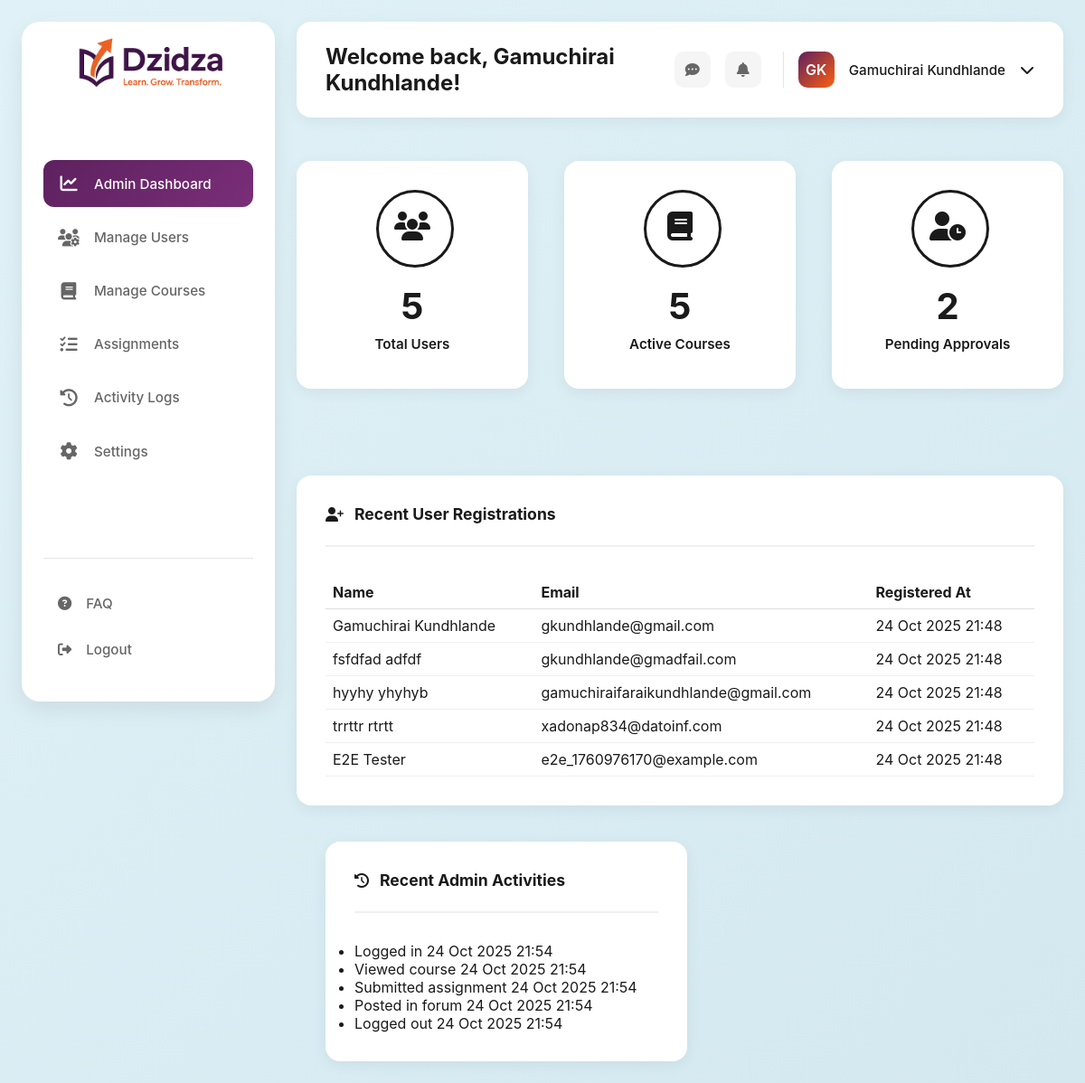
Screenshot of /public/admin_dashboard.php (signed in) with the database file from the repository.
### tables this page shows
CREATE TABLE `users` (
  `id` int NOT NULL AUTO_INCREMENT,
  `firstname` varchar(100) NOT NULL,
  `lastname` varchar(100) NOT NULL,
  `email` varchar(150) NOT NULL,
  `password` varchar(255) NOT NULL,
  `email_verified` tinyint(1) DEFAULT '0',
  `token` varchar(255) DEFAULT NULL,
  `active` tinyint(1) DEFAULT '1',
  `gender` varchar(20) NOT NULL,
  `dob` date NOT NULL,
  `created_at` timestamp NULL DEFAULT CURRENT_TIMESTAMP,
  `role_id` int DEFAULT NULL,
  PRIMARY KEY (`id`),
  UNIQUE KEY `email` (`email`)
);

CREATE TABLE `activity_logs` (
  `id` int NOT NULL AUTO_INCREMENT,
  `user_id` int NOT NULL,
  `action` varchar(255) NOT NULL,
  `created_at` timestamp NULL DEFAULT CURRENT_TIMESTAMP,
  PRIMARY KEY (`id`),
  KEY `user_id` (`user_id`),
  CONSTRAINT `activity_logs_ibfk_1` FOREIGN KEY (`user_id`) REFERENCES `users` (`id`) ON DELETE CASCADE
);

### public/admin_dashboard.php (the view, shortened to what this page needs)
<?php include '../includes/header.php'; ?>
<?php
include_once __DIR__ . '/../includes/admin_guard.php';
$sql_users = "SELECT COUNT(*) as total FROM users";
$result_users = $conn->query($sql_users);
$total_users = $result_users ? $result_users->fetch_assoc()['total'] : 0;
$sql_courses = "SELECT COUNT(*) as total FROM courses";
$result_courses = $conn->query($sql_courses);
$active_courses = $result_courses ? $result_courses->fetch_assoc()['total'] : 0;
$sql_pending = "SELECT COUNT(*) as total FROM users WHERE email_verified = 0";
$result_pending = $conn->query($sql_pending);
$pending_approvals = $result_pending ? $result_pending->fetch_assoc()['total'] : 0;
$sql_activities = "SELECT action as activity, created_at FROM activity_logs ORDER BY created_at DESC LIMIT 5";
$result_activities = $conn->query($sql_activities);
$sql_activities = "SELECT action as activity, created_at FROM activity_logs ORDER BY created_at DESC LIMIT 5";
$result_activities = $conn->query($sql_activities);
$recent_activities = $result_activities ? $result_activities->fetch_all(MYSQLI_ASSOC) : [];
$sql_recent_users = "SELECT firstname, lastname, email, created_at FROM users ORDER BY created_at DESC LIMIT 5";
$result_recent_users = $conn->query($sql_recent_users);
$recent_users = $result_recent_users ? $result_recent_users->fetch_all(MYSQLI_ASSOC) : [];
?>
    <div class="dashboard-wrapper">
        <?php include 'sidebar.php'; ?>
        <main class="main-content">
            <?php include 'topbar.php'; ?>
            <div class="content-grid">
                <div style="flex:2; min-width:0; display:flex; flex-direction:column;">
                    <div class="stats-cards">
                        <div class="stat-card users">
                            <div class="stat-icon"><i class="fas fa-users"></i></div>
                            <div class="stat-number"><?php echo $total_users; ?></div>
                            <div class="stat-label">Total Users</div>
                        </div>
                        <div class="stat-card courses">
                            <div class="stat-icon"><i class="fas fa-book"></i></div>
                            <div class="stat-number"><?php echo $active_courses; ?></div>
                            <div class="stat-label">Active Courses</div>
                        </div>
                        <div class="stat-card pending">
                            <div class="stat-icon"><i class="fas fa-user-clock"></i></div>
                            <div class="stat-number"><?php echo $pending_approvals; ?></div>
                            <div class="stat-label">Pending Approvals</div>
                        </div>
                    </div>
                    <div class="section" style="margin-top:32px;">
                        <div class="section-header">
                            <i class="fas fa-user-plus"></i>
                            <h2 class="section-title">Recent User Registrations</h2>
                        </div>
                        <div class="recent-users-table-wrapper">
                            <table class="recent-users-table" style="width:100%; border-collapse:collapse;">
                                <thead>
                                    <tr>
                                        <th style="text-align:left; padding:8px; border-bottom:1px solid #ddd;">Name</th>
                                        <th style="text-align:left; padding:8px; border-bottom:1px solid #ddd;">Email</th>
                                        <th style="text-align:left; padding:8px; border-bottom:1px solid #ddd;">Registered At</th>
                                    </tr>
                                </thead>
                                <tbody>
                                    <?php if (count($recent_users) > 0): ?>
                                        <?php foreach ($recent_users as $user): ?>
                                            <tr>
                                                <td style="padding:8px; border-bottom:1px solid #f0f0f0;">
                                                    <?php echo htmlspecialchars($user['firstname'] . ' ' . $user['lastname']); ?>
                                                </td>
                                                <td style="padding:8px; border-bottom:1px solid #f0f0f0;">
                                                    <?php echo htmlspecialchars($user['email']); ?>
                                                </td>
                                                <td style="padding:8px; border-bottom:1px solid #f0f0f0;">
                                                    <?php echo date('d M Y H:i', strtotime($user['created_at'])); ?>
                                                </td>
                                            </tr>
                                        <?php endforeach; ?>
                                    <?php else: ?>
                                        <tr><td colspan="3" style="padding:8px;">No recent registrations.</td></tr>
                                    <?php endif; ?>
                                </tbody>
                            </table>
                        </div>
                    </div>
                </div>
                <div class="right-sidebar" style="flex:1; min-width:280px; max-width:400px; margin-left:32px;">
                    <div class="section">
                        <div class="section-header">
                            <i class="fas fa-history"></i>
                            <h2 class="section-title">Recent Admin Activities</h2>
                        </div>
                        <div class="activities-list">
                            <?php if (count($recent_activities) > 0): ?>
                                <ul>
                                    <?php foreach ($recent_activities as $activity): ?>
                                        <li>
                                            <span class="activity-text"><?php echo htmlspecialchars($activity['activity']); ?></span>
                                            <span class="activity-date"><?php echo date('d M Y H:i', strtotime($activity['created_at'])); ?></span>
                                        </li>
                                    <?php endforeach; ?>
                                </ul>
                            <?php else: ?>
                                <div>No recent activities.</div>
                            <?php endif; ?>
                        </div>
                    </div>
                </div>
            </div>
        </main>
    </div>
</body>
</html>

### includes/header.php (shortened to what this page needs)
<!DOCTYPE html>
<html lang="en">
<head>
    <link rel="stylesheet" href="https://cdnjs.cloudflare.com/ajax/libs/font-awesome/6.4.0/css/all.min.css">
    <link rel="stylesheet" href="../assets/css/dashboard.css?v=2.0">
</head>
<body>

### public/sidebar.php (shortened to what this page needs)
<?php
require_once '../config/db_config.php';
$user_id = $_SESSION['user_id'] ?? $_SESSION['id'] ?? $_SESSION['student_id'] ?? null;
$role = null;
if ($user_id) {
    $stmt = $conn->prepare("SELECT ur.role FROM users u LEFT JOIN user_roles ur ON u.role_id = ur.id WHERE u.id = ? LIMIT 1");
    $stmt->bind_param("i", $user_id);
    $stmt->execute();
    $stmt->bind_result($role_result);
    if ($stmt->fetch()) {
        $role = $role_result;
    }
}
?>
<aside class="sidebar">
    <div class="sidebar-logo">
        <img src="./assets/img/Dzidzaa.png" alt="Dzidzaa Logo" class="sidebar-logo-img">
    </div>
    <nav>
        <ul>
            <?php if ($role === 'admin'): ?>
                <li><a href="admin_dashboard.php" class="active"><i class="fas fa-chart-line"></i> Admin Dashboard</a></li>
                <li><a href="manage_users.php"><i class="fas fa-users-cog"></i> Manage Users</a></li>
                <li><a href="manage_courses.php"><i class="fas fa-book"></i> Manage Courses</a></li>
                <li><a href="assignments.php"><i class="fas fa-tasks"></i> Assignments</a></li>
                <li><a href="activity_logs.php"><i class="fas fa-history"></i> Activity Logs</a></li>
            <?php endif; ?>
            <li><a href="#"><i class="fas fa-cog"></i> Settings</a></li>
        </ul>
    </nav>
    <div class="sidebar-footer">
        <ul>
            <li><a href="#"><i class="fas fa-circle-question"></i> FAQ</a></li>
            <li><a href="logout.php"><i class="fas fa-sign-out-alt"></i> Logout</a></li>
        </ul>
    </div>
</aside>

### public/topbar.php
<div class="topbar">
    <div class="topbar-left">
        <h1>Welcome back, <?php echo $_SESSION['firstname'] . ' ' . $_SESSION['lastname']; ?>!</h1>
    </div>
    <div class="topbar-right">
        <div class="topbar-icons">
            <div class="topbar-icon"><i class="fas fa-comment-dots"></i></div>
            <div class="topbar-icon"><i class="fas fa-bell"></i></div>
        </div>
        <div class="user-profile">
            <div class="user-avatar"><?php echo substr($_SESSION['firstname'], 0, 1) . substr($_SESSION['lastname'], 0, 1); ?></div>
            <div class="user-name"><?php echo $_SESSION['firstname'] . ' ' . $_SESSION['lastname']; ?></div>
            <i class="fas fa-chevron-down"></i>
        </div>
    </div>
</div>

### rows the page displays
users: firstname+lastname "Gamuchirai Kundhlande", email "gkundhlande@gmail.com", created_at "24 Oct 2025 21:48"
users: firstname+lastname "fsfdfad adfdf", email "gkundhlande@gmadfail.com", created_at "24 Oct 2025 21:48"
users: firstname+lastname "hyyhy yhyhyb", email "gamuchiraifaraikundhlande@gmail.com", created_at "24 Oct 2025 21:48"
users: firstname+lastname "trrttr rtrtt", email "xadonap834@datoinf.com", created_at "24 Oct 2025 21:48"
users: firstname+lastname "E2E Tester", email "e2e_1760976170@example.com", created_at "24 Oct 2025 21:48"
activity_logs: action "Logged in", created_at "24 Oct 2025 21:54"
activity_logs: action "Viewed course", created_at "24 Oct 2025 21:54"
activity_logs: action "Submitted assignment", created_at "24 Oct 2025 21:54"
activity_logs: action "Posted in forum", created_at "24 Oct 2025 21:54"
activity_logs: action "Logged out", created_at "24 Oct 2025 21:54"

### other values shown
$_SESSION['firstname'] "Gamuchirai"
$_SESSION['lastname'] "Kundhlande"
substr($_SESSION['firstname'], 0, 1) "G"
substr($_SESSION['lastname'], 0, 1) "K"
$total_users "5"
$active_courses "5"
$pending_approvals "2"
